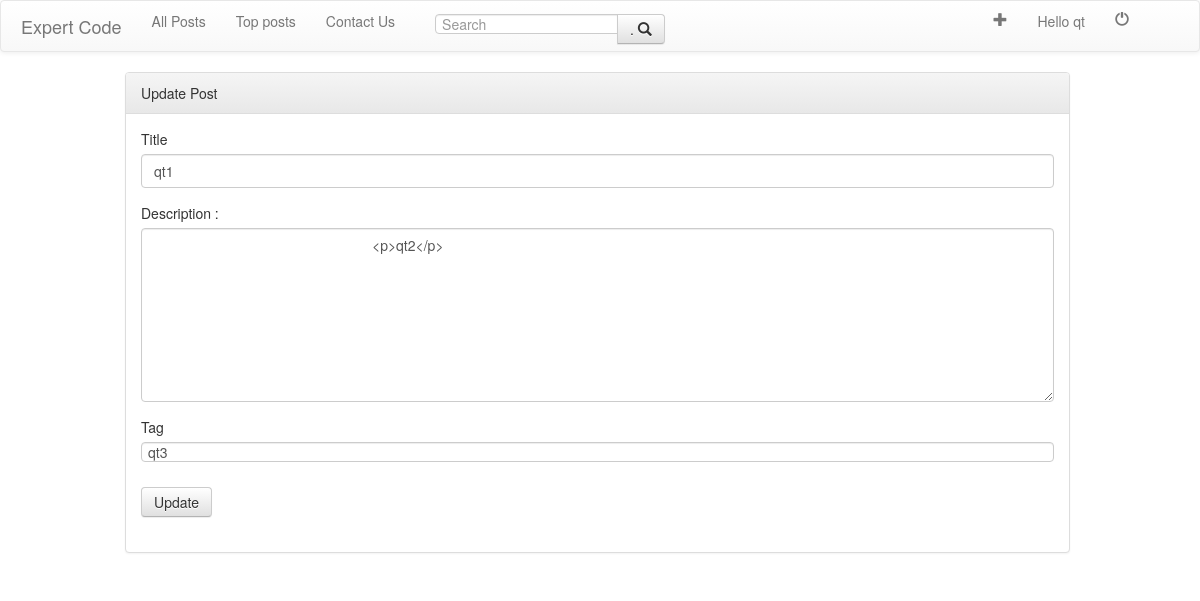
The app's page /10-blog/posts/update_post.php?id=16 (signed in) with its own data.
### tables this page shows
CREATE TABLE IF NOT EXISTS `posts` (
  `post_id` int(11) NOT NULL,
  `post_title` varchar(200) NOT NULL,
  `post_desc` varchar(10000) NOT NULL,
  `post_time` timestamp NOT NULL DEFAULT CURRENT_TIMESTAMP ON UPDATE CURRENT_TIMESTAMP,
  `post_tag` varchar(40) NOT NULL,
  `post_author` varchar(40) NOT NULL
);

### 10-blog/include/frame_update.php (the view, shortened to what this page needs)
<?php
	include("bootstrap_cdn.php");
?>
<head>
	  	<link rel="stylesheet" type="text/css" href="../css/bootstrap.min.css">
</head>
<div class="container">
	<div class="row">
	<div class="panel panel-default">
			    <div class="panel-heading">Update Post</div>
			    <div class="panel-body">
			      <form role="form" method="POST" action=<?php echo "update_post.php?id=".$id ; ?>>
					  <div class="form-group">
					    <label class="control-label">Title</label>
					    <input type="" class="form-control" name="postTitle" value=<?php  echo $title; ?>>
					  </div>
					  <div class="form-group">
  						<label for="Description">Description : </label>
  						<textarea class="form-control" rows="8" id="content" name="post_desc">
  							<?php  echo $desc; ?>
  						</textarea>
					  </div>
					  <div class="form-group">
					    <label class="control-label">Tag</label>
					    <input type="text" class="form-control" name="post_tag" value=<?php  echo $tags; ?> >
					  </div>
				  	   <button type="submit" class="btn btn-default" name="submit">
				  	   	Update
				  	   </button>
				  </form>
			  </div>
	</div>
	</div>
</div>

### records on screen
posts: postTitle "qt1", post_desc "<p>qt2</p>", post_tag "qt3"

### other values on screen
$user_name "qt"
